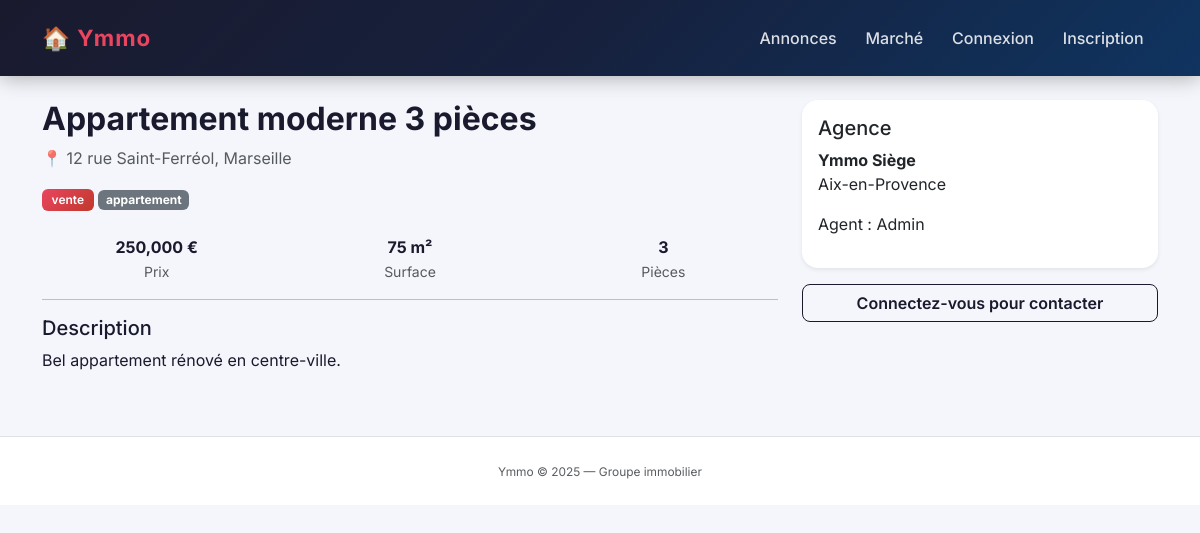
/listing/1, run on the app's committed database.
### models.py (models this page shows)
class Listing(db.Model):
    __tablename__ = 'listings'
    id = db.Column(db.Integer, primary_key=True)
    title = db.Column(db.String(200), nullable=False)
    type = db.Column(db.String(20))
    property_type = db.Column(db.String(30))
    status = db.Column(db.String(20), default='active')
    price = db.Column(db.Float, nullable=False)
    area_m2 = db.Column(db.Integer)
    rooms = db.Column(db.Integer)
    city = db.Column(db.String(100))
    address = db.Column(db.String(200))
    description = db.Column(db.Text)
    agency_id = db.Column(db.Integer, db.ForeignKey('agencies.id'))
    user_id = db.Column(db.Integer, db.ForeignKey('users.id'))
    created_at = db.Column(db.DateTime, default=datetime.utcnow)
    images = db.relationship('ListingImage', backref='listing', lazy=True, cascade='all, delete-orphan')
    contacts = db.relationship('Contact', backref='listing', lazy=True)

class Agency(db.Model):
    __tablename__ = 'agencies'
    id = db.Column(db.Integer, primary_key=True)
    name = db.Column(db.String(100), nullable=False)
    city = db.Column(db.String(100))
    address = db.Column(db.String(200))
    users = db.relationship('User', backref='agency', lazy=True)
    listings = db.relationship('Listing', backref='agency', lazy=True)

class User(db.Model, UserMixin):
    __tablename__ = 'users'
    id = db.Column(db.Integer, primary_key=True)
    name = db.Column(db.String(100), nullable=False)
    email = db.Column(db.String(150), unique=True, nullable=False)
    password_hash = db.Column(db.String(200), nullable=False)
    role = db.Column(db.String(20), default='client')
    agency_id = db.Column(db.Integer, db.ForeignKey('agencies.id'), nullable=True)
    created_at = db.Column(db.DateTime, default=datetime.utcnow)
    listings = db.relationship('Listing', backref='agent', lazy=True)
    favorites = db.relationship('Favorite', backref='user', lazy=True)

### routes/listings.py (the view)
@listings_bp.route('/listing/<int:id>')
def detail(id):
    listing = Listing.query.get_or_404(id)
    return render_template('detail.html', listing=listing)

### templates/detail.html (shortened to what this page needs)
{% extends 'base.html' %}
{% block content %}
<div class="row">
  <div class="col-md-8">
    <h2>{{ listing.title }}</h2>
    <p class="text-muted">📍 {{ listing.address }}, {{ listing.city }}</p>
    <span class="badge {% if listing.type=='vente' %}bg-danger{% else %}bg-primary{% endif %}">{{ listing.type }}</span>
    <span class="badge bg-secondary">{{ listing.property_type }}</span>
    <div class="row mt-4 text-center">
      <div class="col"><strong>{{ "{:,.0f}".format(listing.price) }} €</strong><br><small class="text-muted">Prix</small></div>
      <div class="col"><strong>{{ listing.area_m2 }} m²</strong><br><small class="text-muted">Surface</small></div>
      <div class="col"><strong>{{ listing.rooms }}</strong><br><small class="text-muted">Pièces</small></div>
    </div>
    <hr>
    <h5>Description</h5>
    <p>{{ listing.description }}</p>
  </div>
  <div class="col-md-4">
    <div class="card shadow-sm mb-3">
      <div class="card-body">
        <h5>Agence</h5>
        {% if listing.agency %}
          <p><strong>{{ listing.agency.name }}</strong><br>{{ listing.agency.city }}</p>
        {% endif %}
        <p>Agent : {{ listing.agent.name if listing.agent else '—' }}</p>
      </div>
    </div>
    {% if current_user.is_authenticated %}
    <div class="card shadow-sm mb-3">
      <div class="card-body">
        <h5>Contacter l'agence</h5>
        <form method="post" action="{{ url_for('listings.contact', id=listing.id) }}">
          <textarea class="form-control mb-2" name="message" rows="3" placeholder="Votre message..." required></textarea>
          <button class="btn btn-dark w-100">Envoyer</button>
        </form>
      </div>
    </div>
    <form method="post" action="{{ url_for('listings.toggle_favorite', id=listing.id) }}">
      {% set is_fav = current_user.favorites | selectattr('listing_id','eq',listing.id) | list %}
      <button class="btn {% if is_fav %}btn-warning{% else %}btn-outline-warning{% endif %} w-100">
        {% if is_fav %}⭐ Retirer des favoris{% else %}☆ Ajouter aux favoris{% endif %}
      </button>
    </form>
    {% else %}
    <a href="{{ url_for('auth.login') }}" class="btn btn-outline-dark w-100">Connectez-vous pour contacter</a>
    {% endif %}
  </div>
</div>
{% endblock %}

### static/css/style.css (style rules this page uses)
* { box-sizing: border-box; }
body { font-family: 'Inter', sans-serif; background-color: #f4f6fb; color: #1a1a2e; }
h1, h2 { font-weight: 700; color: #1a1a2e; }
.card { border: none; border-radius: 16px; box-shadow: 0 2px 12px rgba(0,0,0,0.07); transition: transform 0.2s, box-shadow 0.2s; overflow: hidden; background: #fff; }
.badge.bg-danger { background: linear-gradient(135deg, #e94560, #c0392b) !important; padding: 0.4em 0.8em; border-radius: 6px; font-weight: 600; }
.btn-outline-dark { border: 1.5px solid #1a1a2e; border-radius: 8px; font-weight: 600; color: #1a1a2e; transition: all 0.2s; }

### data on the page
Listing: title "Appartement moderne 3 pièces", address "12 rue Saint-Ferréol", city "Marseille", type "vente", property_type "appartement", price "250,000", area_m2 "75", rooms "3", description "Bel appartement rénové en centre-ville."
Agency: agency.name "Ymmo Siège", agency.city "Aix-en-Provence"
User: agent "Admin"
